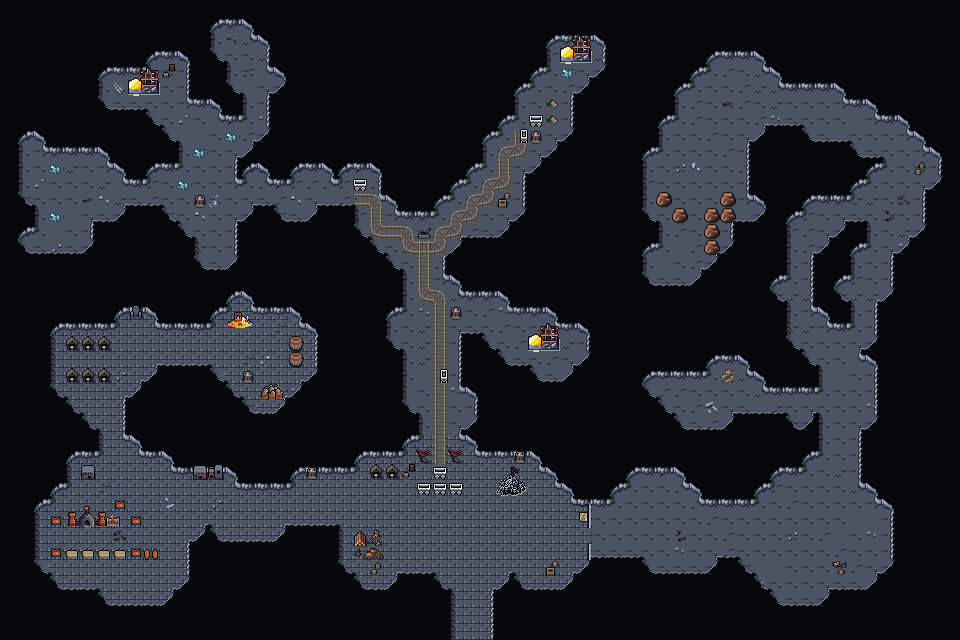

Tiled map render using the project's own tile images. Description and the map definition, with tile-layer contents summarised, below:
An orthogonal 60x40 tile map with 16x16 px tiles, 5 tile layers (Background, Background 2, Walls, Clutter, ...), 3 tilesets and 60 objects (dialog).

<map version="1.10" tiledversion="1.10.1" orientation="orthogonal" renderorder="right-down" width="60" height="40" tilewidth="16" tileheight="16" infinite="0" nextlayerid="9" nextobjectid="116">
 <editorsettings>
  <export target="wastetown..tmx" format="tmx" />
 </editorsettings>
 <tileset firstgid="1" source="../../../../common/maps/tileset/main.tsx" />
 <tileset firstgid="10113" source="../../../../common/maps/tileset/buildings.tsx" />
 <tileset firstgid="11905" source="../../../../common/maps/tileset/dungeon.tsx" />
 <layer id="1" name="Background" width="60" height="40">
  <data>[2400 cells, 2385 non-empty, 3 distinct tile ids]</data>
 </layer>
 <layer id="6" name="Background 2" width="60" height="40">
  <data>[2400 cells, 2276 non-empty, 9 distinct tile ids]</data>
 </layer>
 <layer id="2" name="Walls" width="60" height="40">
  <data>[2400 cells, 1965 non-empty, 52 distinct tile ids]</data>
 </layer>
 <layer id="3" name="Clutter" width="60" height="40">
  <data>[2400 cells, 50 non-empty, 17 distinct tile ids]</data>
 </layer>
 <layer id="8" name="Aboveclutter" width="60" height="40">
  <properties>
   <property name="spriteLayer" type="bool" value="true" />
  </properties>
  <data>[2400 cells, 78 non-empty, 42 distinct tile ids]</data>
 </layer>
 <objectgroup id="4" name="Objects">
  <object id="38" template="../../../../common/maps/obj/entry_up.tx" x="448" y="638.755" width="48" height="16">
   <properties>
    <property name="teleport" value="" />
   </properties>
  </object>
  <object id="53" template="../../../../common/maps/obj/gold.tx" x="222.167" y="40.75" />
  <object id="54" template="../../../../common/maps/obj/gold.tx" x="229.667" y="329.333" />
  <object id="57" template="../../../../common/maps/obj/enemy.tx" x="237.423" y="57.4597">
   <properties>
    <property name="enemy" value="Dwarf Demolisher" />
   </properties>
  </object>
  <object id="58" template="../../../../common/maps/obj/enemy.tx" x="103.663" y="442.664">
   <properties>
    <property name="enemy" value="Dwarf Pilot" />
    <property name="threatRange" type="int" value="50" />
   </properties>
  </object>
  <object id="60" template="../../../../common/maps/obj/gold.tx" x="839.292" y="352.125" />
  <object id="61" template="../../../../common/maps/obj/gold.tx" x="572.042" y="71" />
  <object id="62" template="../../../../common/maps/obj/gold.tx" x="654.333" y="283.333" />
  <object id="63" template="../../../../common/maps/obj/gold.tx" x="648" y="393.333" />
  <object id="64" template="../../../../common/maps/obj/enemy.tx" x="367.597" y="512.301">
   <properties>
    <property name="enemy" value="Dwarf" />
    <property name="waypoints" value="107,105,106,105" />
   </properties>
  </object>
  <object id="65" template="../../../../common/maps/obj/enemy.tx" x="483.588" y="523.225">
   <properties>
    <property name="enemy" value="Dwarf" />
    <property name="threatRange" type="int" value="30" />
    <property name="waypoints" value="110,107,111,109,111,65" />
   </properties>
  </object>
  <object id="66" template="../../../../common/maps/obj/enemy.tx" x="65.3294" y="547.371">
   <properties>
    <property name="enemy" value="Dwarf Demolisher" />
    <property name="threatRange" type="int" value="30" />
   </properties>
  </object>
  <object id="67" template="../../../../common/maps/obj/enemy.tx" x="558.605" y="68.4083">
   <properties>
    <property name="enemy" value="Dwarf Demolisher" />
    <property name="threatRange" type="int" value="40" />
   </properties>
  </object>
  <object id="68" template="../../../../common/maps/obj/enemy.tx" x="698.507" y="163.983">
   <properties>
    <property name="enemy" value="Big Zombie" />
    <property name="waypoints" value="94,93,92,91,89,91,92,93" />
   </properties>
  </object>
  <object id="69" template="../../../../common/maps/obj/enemy.tx" x="159.863" y="90.7167">
   <properties>
    <property name="enemy" value="Dwarf Demolisher" />
    <property name="threatRange" type="int" value="40" />
   </properties>
  </object>
  <object id="70" template="../../../../common/maps/obj/gold.tx" x="538.696" y="356.285" />
  <object id="71" template="../../../../common/maps/obj/enemy.tx" x="523.014" y="333.799">
   <properties>
    <property name="enemy" value="Dwarf Demolisher" />
    <property name="threatRange" type="int" value="40" />
   </properties>
  </object>
  <object id="72" template="../../../../common/maps/obj/manashards.tx" x="546.767" y="90.4698" />
  <object id="73" template="../../../../common/maps/obj/manashards.tx" x="244.363" y="81.3223" />
  <object id="74" template="../../../../common/maps/obj/manashards.tx" x="32.8946" y="251.896" />
  <object id="75" template="../../../../common/maps/obj/manashards.tx" x="267.5" y="342.294" />
  <object id="76" template="../../../../common/maps/obj/manashards.tx" x="678.06" y="260.505" />
  <object id="77" template="../../../../common/maps/obj/manashards.tx" x="685.055" y="416.012" />
  <object id="78" template="../../../../common/maps/obj/gold.tx" x="240.333" y="330.667" />
  <object id="79" template="../../../../common/maps/obj/enemy.tx" x="432.667" y="357">
   <properties>
    <property name="enemy" value="Dwarf" />
    <property name="threatRange" type="int" value="30" />
    <property name="waypoints" value="96,98,99,101,99,100,103,100,99" />
   </properties>
  </object>
  <object id="81" template="../../../../common/maps/obj/enemy.tx" x="831.333" y="518.667">
   <properties>
    <property name="enemy" value="Zombie" />
    <property name="threatRange" type="int" value="40" />
    <property name="waypoints" value="85,86,85,87" />
   </properties>
  </object>
  <object id="82" template="../../../../common/maps/obj/enemy.tx" x="826.667" y="409.333">
   <properties>
    <property name="enemy" value="Zombie" />
    <property name="threatRange" type="int" value="40" />
    <property name="waypoints" value="87,95,87,90,88,90" />
   </properties>
  </object>
  <object id="83" template="../../../../common/maps/obj/enemy.tx" x="878.667" y="206.333">
   <properties>
    <property name="enemy" value="Zombie" />
    <property name="threatRange" type="int" value="40" />
    <property name="waypoints" value="89,91,92,93,94,93,92,91" />
   </properties>
  </object>
  <object id="84" template="../../../../common/maps/obj/dialog.tx" type="dialog" gid="11530" x="571.667" y="529" width="16" height="16" visible="1">
   <properties>
    <property name="dialog">[
  {
    "text":"The inscription reads: Don't enter, dead inside",
    "options":[
      { "name":"Walk away" }
]
}
]</property>
   </properties>
  </object>
  <object id="85" template="../../../../common/maps/obj/waypoint.tx" x="831" y="541.333" />
  <object id="86" template="../../../../common/maps/obj/waypoint.tx" x="697" y="539.333" />
  <object id="87" template="../../../../common/maps/obj/waypoint.tx" x="838.667" y="409.333" />
  <object id="88" template="../../../../common/maps/obj/waypoint.tx" x="793.333" y="247.333" />
  <object id="89" template="../../../../common/maps/obj/waypoint.tx" x="866.333" y="282" />
  <object id="90" template="../../../../common/maps/obj/waypoint.tx" x="797.333" y="341.333" />
  </objectgroup>
</map>
<!-- 25 of 60 objects omitted -->
